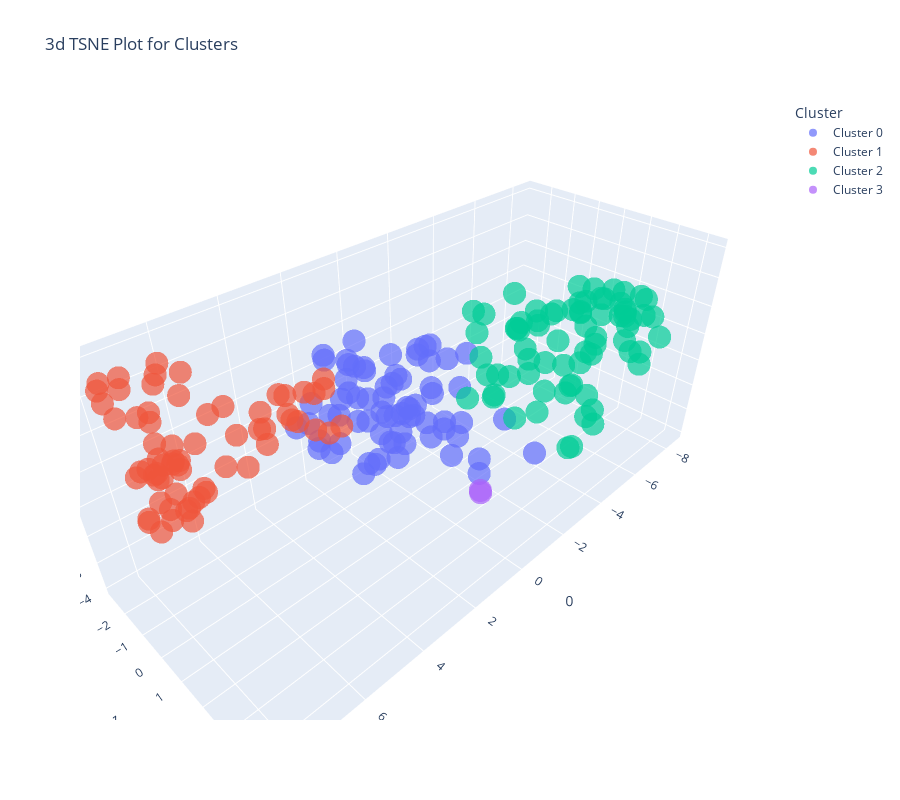

Source (notebook cell):
### Code cell
setup(data = seedDataSet, normalize = True, normalize_method = 'minmax', verbose=False)
x = create_model('kmeans', num_clusters = 4)
plot_model(x, plot = 'tsne')
